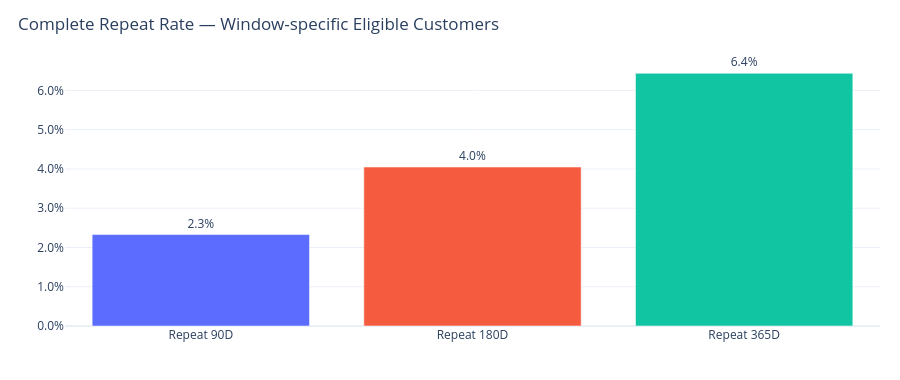
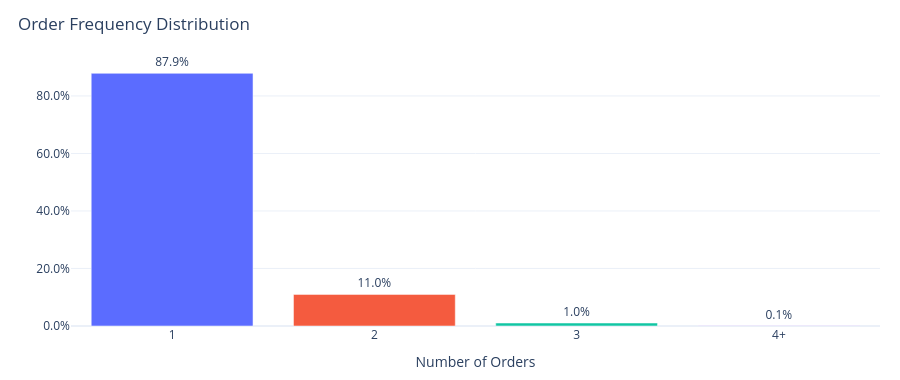
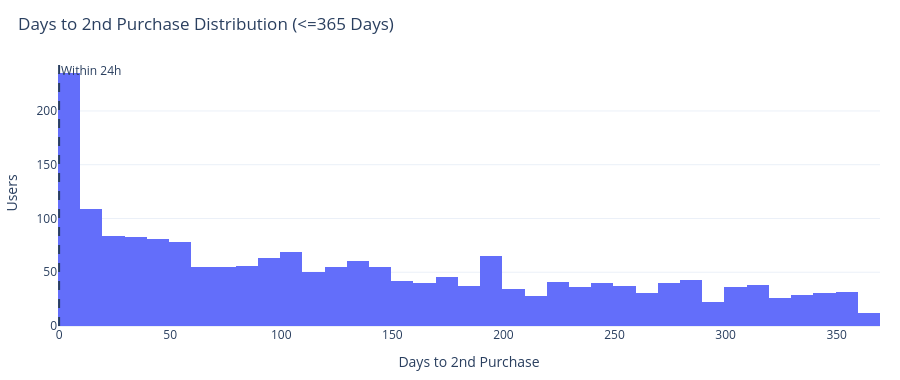
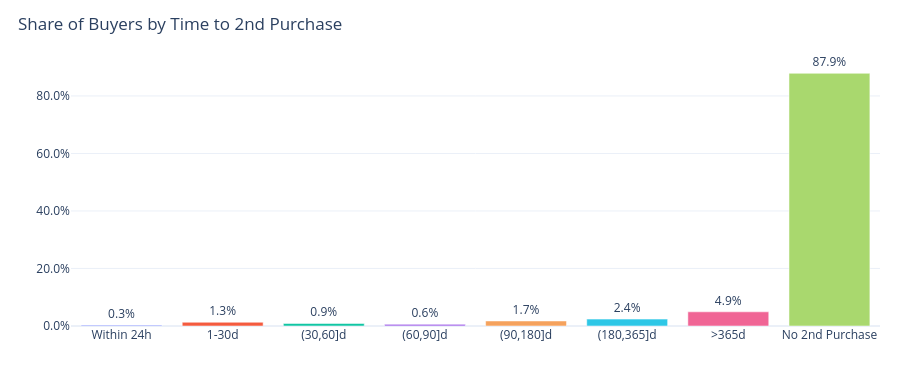

Here is the notebook cell these charts were saved with, in order:
### Code cell
from IPython.display import display
for figure in result["figures"]:
    display(figure)

### Figure 1 — Plotly figure (JSON) as saved in the notebook; plotly's stock layout.template omitted (floating-point values rounded to 4 significant figures)
{"data": [{"alignmentgroup": "True", "customdata": [[23104]], "hovertemplate": "metric_color=Repeat 90D<br>metric=%{x}<br>rate=%{y}<br>text=%{text}<br>eligible=%{customdata[0]}<extra></extra>", "legendgroup": "Repeat 90D", "marker": {"color": "#5B6CFF", "pattern": {"shape": ""}}, "name": "Repeat 90D", "offsetgroup": "Repeat 90D", "orientation": "v", "showlegend": true, "text": ["2.3%"], "textposition": "outside", "x": ["Repeat 90D"], "xaxis": "x", "y": [0.02329], "yaxis": "y", "type": "bar", "cliponaxis": false}, {"alignmentgroup": "True", "customdata": [[20406]], "hovertemplate": "metric_color=Repeat 180D<br>metric=%{x}<br>rate=%{y}<br>text=%{text}<br>eligible=%{customdata[0]}<extra></extra>", "legendgroup": "Repeat 180D", "marker": {"color": "#F45B3F", "pattern": {"shape": ""}}, "name": "Repeat 180D", "offsetgroup": "Repeat 180D", "orientation": "v", "showlegend": true, "text": ["4.0%"], "textposition": "outside", "x": ["Repeat 180D"], "xaxis": "x", "y": [0.04048], "yaxis": "y", "type": "bar", "cliponaxis": false}, {"alignmentgroup": "True", "customdata": [[16191]], "hovertemplate": "metric_color=Repeat 365D<br>metric=%{x}<br>rate=%{y}<br>text=%{text}<br>eligible=%{customdata[0]}<extra></extra>", "legendgroup": "Repeat 365D", "marker": {"color": "#11C5A3", "pattern": {"shape": ""}}, "name": "Repeat 365D", "offsetgroup": "Repeat 365D", "orientation": "v", "showlegend": true, "text": ["6.4%"], "textposition": "outside", "x": ["Repeat 365D"], "xaxis": "x", "y": [0.06436], "yaxis": "y", "type": "bar", "cliponaxis": false}], "layout": {"xaxis": {"anchor": "y", "domain": [0.0, 1.0], "title": {"text": ""}}, "yaxis": {"anchor": "x", "domain": [0.0, 1.0], "title": {"text": ""}, "tickformat": ".1%"}, "legend": {"title": {"text": ""}, "tracegroupgap": 0}, "margin": {"t": 60, "l": 20, "r": 20, "b": 40}, "barmode": "relative", "title": {"text": "Complete Repeat Rate — Window-specific Eligible Customers", "x": 0.02}, "height": 380, "showlegend": false}}

### Figure 2 — Plotly figure (JSON) as saved in the notebook; plotly's stock layout.template omitted (floating-point values rounded to 4 significant figures)
{"data": [{"alignmentgroup": "True", "hovertemplate": "bucket_color=1<br>order_count_bucket=%{x}<br>ratio=%{y}<br>text=%{text}<extra></extra>", "legendgroup": "1", "marker": {"color": "#5B6CFF", "pattern": {"shape": ""}}, "name": "1", "offsetgroup": "1", "orientation": "v", "showlegend": true, "text": ["87.9%"], "textposition": "outside", "x": ["1"], "xaxis": "x", "y": [0.8788], "yaxis": "y", "type": "bar", "cliponaxis": false}, {"alignmentgroup": "True", "hovertemplate": "bucket_color=2<br>order_count_bucket=%{x}<br>ratio=%{y}<br>text=%{text}<extra></extra>", "legendgroup": "2", "marker": {"color": "#F45B3F", "pattern": {"shape": ""}}, "name": "2", "offsetgroup": "2", "orientation": "v", "showlegend": true, "text": ["11.0%"], "textposition": "outside", "x": ["2"], "xaxis": "x", "y": [0.1099], "yaxis": "y", "type": "bar", "cliponaxis": false}, {"alignmentgroup": "True", "hovertemplate": "bucket_color=3<br>order_count_bucket=%{x}<br>ratio=%{y}<br>text=%{text}<extra></extra>", "legendgroup": "3", "marker": {"color": "#11C5A3", "pattern": {"shape": ""}}, "name": "3", "offsetgroup": "3", "orientation": "v", "showlegend": true, "text": ["1.0%"], "textposition": "outside", "x": ["3"], "xaxis": "x", "y": [0.01041], "yaxis": "y", "type": "bar", "cliponaxis": false}, {"alignmentgroup": "True", "hovertemplate": "bucket_color=4+<br>order_count_bucket=%{x}<br>ratio=%{y}<br>text=%{text}<extra></extra>", "legendgroup": "4+", "marker": {"color": "#A56BEA", "pattern": {"shape": ""}}, "name": "4+", "offsetgroup": "4+", "orientation": "v", "showlegend": true, "text": ["0.1%"], "textposition": "outside", "x": ["4+"], "xaxis": "x", "y": [0.0008373], "yaxis": "y", "type": "bar", "cliponaxis": false}], "layout": {"xaxis": {"anchor": "y", "domain": [0.0, 1.0], "title": {"text": "Number of Orders"}}, "yaxis": {"anchor": "x", "domain": [0.0, 1.0], "title": {"text": ""}, "tickformat": ".1%"}, "legend": {"title": {"text": ""}, "tracegroupgap": 0}, "margin": {"t": 60, "l": 20, "r": 20, "b": 40}, "barmode": "relative", "title": {"text": "Order Frequency Distribution", "x": 0.02}, "height": 380, "showlegend": false}}

### Figure 3 — Plotly figure (JSON) as saved in the notebook; plotly's stock layout.template omitted (floating-point values rounded to 4 significant figures; data arrays with more than 128 entries replaced by an {"elided": "..."} marker saying what was removed)
{"data": [{"alignmentgroup": "True", "bingroup": "x", "hovertemplate": "days_to_2nd_order=%{x}<br>count=%{y}<extra></extra>", "legendgroup": "", "marker": {"color": "#636efa", "pattern": {"shape": ""}}, "name": "", "nbinsx": 40, "offsetgroup": "", "orientation": "v", "showlegend": false, "x": {"elided": "1974 int values"}, "xaxis": "x", "yaxis": "y", "type": "histogram"}], "layout": {"xaxis": {"anchor": "y", "domain": [0.0, 1.0], "title": {"text": "Days to 2nd Purchase"}}, "yaxis": {"anchor": "x", "domain": [0.0, 1.0], "title": {"text": "Users"}}, "legend": {"tracegroupgap": 0, "title": {"text": ""}}, "margin": {"t": 60, "l": 20, "r": 20, "b": 40}, "barmode": "relative", "shapes": [{"line": {"dash": "dash"}, "type": "line", "x0": 0, "x1": 0, "xref": "x", "y0": 0, "y1": 1, "yref": "y domain"}], "annotations": [{"showarrow": false, "text": "Within 24h", "x": 0, "xanchor": "left", "xref": "x", "y": 1, "yanchor": "top", "yref": "y domain"}], "title": {"text": "Days to 2nd Purchase Distribution (<=365 Days)", "x": 0.02}, "height": 380, "showlegend": false}}

### Figure 4 — Plotly figure (JSON) as saved in the notebook; plotly's stock layout.template omitted (floating-point values rounded to 4 significant figures)
{"data": [{"alignmentgroup": "True", "hovertemplate": "window_color=Within 24h<br>repeat_window=%{x}<br>ratio=%{y}<br>text=%{text}<extra></extra>", "legendgroup": "Within 24h", "marker": {"color": "#5B6CFF", "pattern": {"shape": ""}}, "name": "Within 24h", "offsetgroup": "Within 24h", "orientation": "v", "showlegend": true, "text": ["0.3%"], "textposition": "outside", "x": ["Within 24h"], "xaxis": "x", "y": [0.002585], "yaxis": "y", "type": "bar", "cliponaxis": false}, {"alignmentgroup": "True", "hovertemplate": "window_color=1-30d<br>repeat_window=%{x}<br>ratio=%{y}<br>text=%{text}<extra></extra>", "legendgroup": "1-30d", "marker": {"color": "#F45B3F", "pattern": {"shape": ""}}, "name": "1-30d", "offsetgroup": "1-30d", "orientation": "v", "showlegend": true, "text": ["1.3%"], "textposition": "outside", "x": ["1-30d"], "xaxis": "x", "y": [0.013], "yaxis": "y", "type": "bar", "cliponaxis": false}, {"alignmentgroup": "True", "hovertemplate": "window_color=(30,60]d<br>repeat_window=%{x}<br>ratio=%{y}<br>text=%{text}<extra></extra>", "legendgroup": "(30,60]d", "marker": {"color": "#11C5A3", "pattern": {"shape": ""}}, "name": "(30,60]d", "offsetgroup": "(30,60]d", "orientation": "v", "showlegend": true, "text": ["0.9%"], "textposition": "outside", "x": ["(30,60]d"], "xaxis": "x", "y": [0.00881], "yaxis": "y", "type": "bar", "cliponaxis": false}, {"alignmentgroup": "True", "hovertemplate": "window_color=(60,90]d<br>repeat_window=%{x}<br>ratio=%{y}<br>text=%{text}<extra></extra>", "legendgroup": "(60,90]d", "marker": {"color": "#A56BEA", "pattern": {"shape": ""}}, "name": "(60,90]d", "offsetgroup": "(60,90]d", "orientation": "v", "showlegend": true, "text": ["0.6%"], "textposition": "outside", "x": ["(60,90]d"], "xaxis": "x", "y": [0.006043], "yaxis": "y", "type": "bar", "cliponaxis": false}, {"alignmentgroup": "True", "hovertemplate": "window_color=(90,180]d<br>repeat_window=%{x}<br>ratio=%{y}<br>text=%{text}<extra></extra>", "legendgroup": "(90,180]d", "marker": {"color": "#F5A25D", "pattern": {"shape": ""}}, "name": "(90,180]d", "offsetgroup": "(90,180]d", "orientation": "v", "showlegend": true, "text": ["1.7%"], "textposition": "outside", "x": ["(90,180]d"], "xaxis": "x", "y": [0.01747], "yaxis": "y", "type": "bar", "cliponaxis": false}, {"alignmentgroup": "True", "hovertemplate": "window_color=(180,365]d<br>repeat_window=%{x}<br>ratio=%{y}<br>text=%{text}<extra></extra>", "legendgroup": "(180,365]d", "marker": {"color": "#2EC7E6", "pattern": {"shape": ""}}, "name": "(180,365]d", "offsetgroup": "(180,365]d", "orientation": "v", "showlegend": true, "text": ["2.4%"], "textposition": "outside", "x": ["(180,365]d"], "xaxis": "x", "y": [0.02395], "yaxis": "y", "type": "bar", "cliponaxis": false}, {"alignmentgroup": "True", "hovertemplate": "window_color=>365d<br>repeat_window=%{x}<br>ratio=%{y}<br>text=%{text}<extra></extra>", "legendgroup": ">365d", "marker": {"color": "#F06595", "pattern": {"shape": ""}}, "name": ">365d", "offsetgroup": ">365d", "orientation": "v", "showlegend": true, "text": ["4.9%"], "textposition": "outside", "x": [">365d"], "xaxis": "x", "y": [0.04933], "yaxis": "y", "type": "bar", "cliponaxis": false}, {"alignmentgroup": "True", "hovertemplate": "window_color=No 2nd Purchase<br>repeat_window=%{x}<br>ratio=%{y}<br>text=%{text}<extra></extra>", "legendgroup": "No 2nd Purchase", "marker": {"color": "#A9D86E", "pattern": {"shape": ""}}, "name": "No 2nd Purchase", "offsetgroup": "No 2nd Purchase", "orientation": "v", "showlegend": true, "text": ["87.9%"], "textposition": "outside", "x": ["No 2nd Purchase"], "xaxis": "x", "y": [0.8788], "yaxis": "y", "type": "bar", "cliponaxis": false}], "layout": {"xaxis": {"anchor": "y", "domain": [0.0, 1.0], "title": {"text": ""}}, "yaxis": {"anchor": "x", "domain": [0.0, 1.0], "title": {"text": ""}, "tickformat": ".1%"}, "legend": {"title": {"text": ""}, "tracegroupgap": 0}, "margin": {"t": 60, "l": 20, "r": 20, "b": 40}, "barmode": "relative", "title": {"text": "Share of Buyers by Time to 2nd Purchase", "x": 0.02}, "height": 380, "showlegend": false}}
